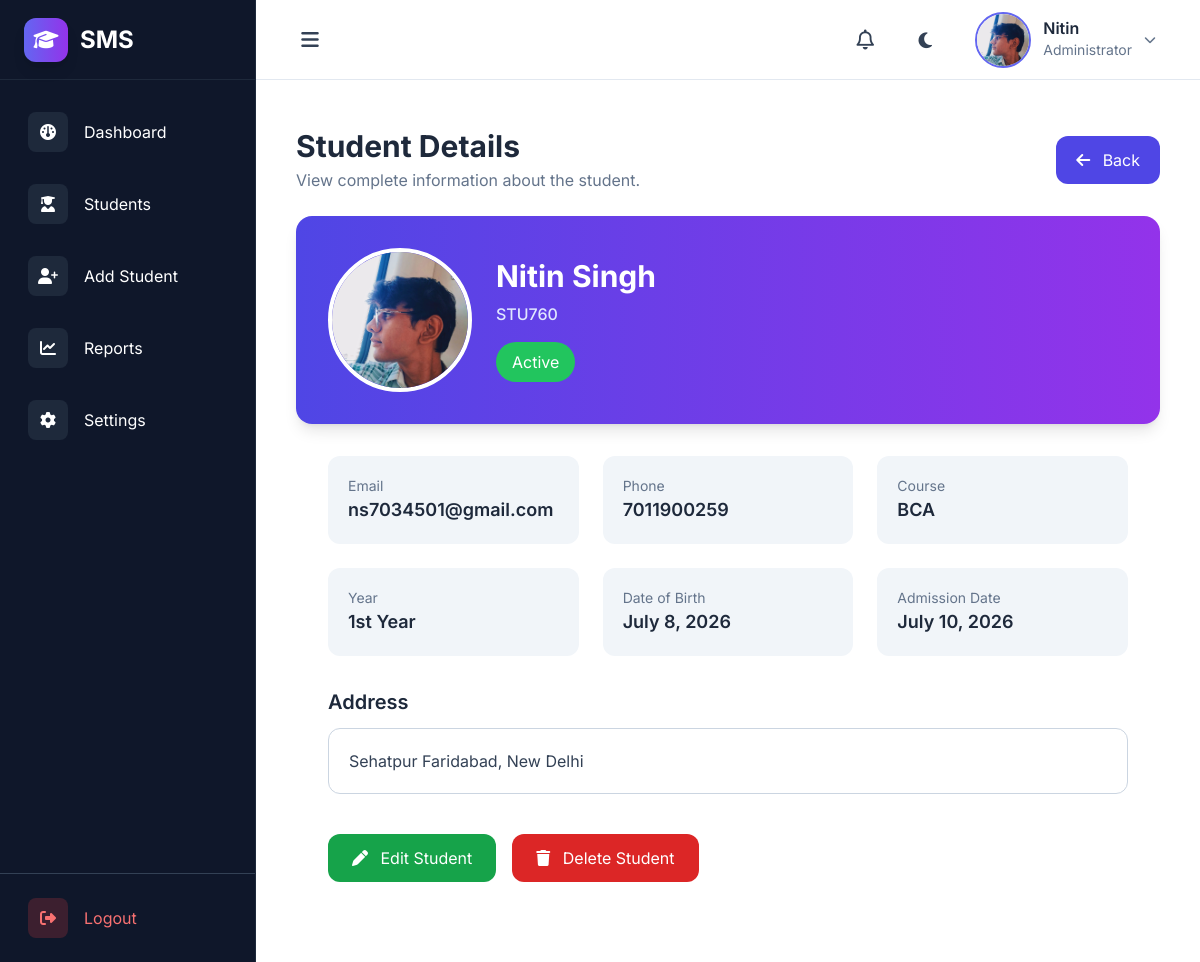
The page /student/1/ (signed in) on the database its author committed.
### MainApp/models.py (models this page shows, shortened)
class Student(models.Model):
    STATUS_CHOICES = [
        ("Active", "Active"),
        ("Inactive", "Inactive"),
    ]
    YEAR_CHOICES = [
        ('1st Year', '1st Year'),
        ('2nd Year', '2nd Year'),
        ('3rd Year', '3rd Year'),
        ('4th Year', '4th Year'),
    ]
    COURSES = [('BCA','BCA'),('B.Tech','B.Tech'),('MCA','MCA'),('BBA','BBA'),('MBA','MBA')]
    name = models.CharField(max_length=100)
    email = models.EmailField()
    student_id = models.CharField(max_length=20, unique=True)
    photo = models.ImageField(upload_to="students/", blank=True, null=True)
    courses = models.CharField(max_length=50, choices=COURSES)
    phone = models.CharField(max_length=10)
    year = models.CharField(
        max_length=20,
        choices=YEAR_CHOICES,
        default="1st Year"
    )
    date_of_birth = models.DateField()
    created_at = models.DateField(auto_now_add=True)
    status = models.CharField(
        max_length=20,
        choices=STATUS_CHOICES,
        default="Active"
    )
    address = models.TextField(blank=True, null=True)

### MainApp/views.py (the view)
# urls.py: path("student/<int:id>/", views.view_student, name="view_student"),
def view_student(request,id):
    student = Student.objects.get(id=id)
    return render(request, "view_student.html", {"student":student})

### MainApp/context_processors.py (called while the page is built)
def notifications(request):
    if request.user.is_authenticated:
        activitys = Activity.objects.all()[:5]
        unread_count = activitys.count()
        return {
            "notifications": activitys,
            "notification_count": unread_count,
        }
    return {}

### MainApp/templates/view_student.html
{% extends 'base.html' %}
{% block content %}
<div class="max-w-6xl mx-auto px-4 py-4">
    <div class="flex items-center justify-between mb-6">
        <div>
            <h1 class="text-3xl font-bold text-slate-800 dark:text-white">
                Student Details
            </h1>
            <p class="text-slate-500 dark:text-slate-400 mt-1">
                View complete information about the student.
            </p>
        </div>
        <a href="{% url 'students' %}"
            class="px-5 py-3 rounded-xl bg-indigo-600 hover:bg-indigo-700 text-white transition">
            <i class="fa-solid fa-arrow-left mr-2"></i>
            Back
        </a>
    </div>
    <div class="bg-white dark:bg-slate-800 rounded-2xl shadow-lg overflow-hidden">
        <div class="bg-gradient-to-r from-indigo-600 to-purple-600 p-8">
            <div class="flex flex-col md:flex-row items-center gap-6">
                {% if student.photo %}
                <img src="{{ student.photo.url }}" class="w-36 h-36 rounded-full border-4 border-white object-cover">
                {% else %}
                <img src="https://ui-avatars.com/api/?name={{ student.name }}"
                    class="w-36 h-36 rounded-full border-4 border-white">
                {% endif %}
                <div class="text-center md:text-left">
                    <h2 class="text-3xl font-bold text-white">
                        {{ student.name }}
                    </h2>
                    <p class="font-sm font-medium text-indigo-100 mt-2">
                        {{ student.student_id }}
                    </p>
                    <span class="inline-block mt-4 px-4 py-2 rounded-full  {% if student.status == 'Active' %}
                    bg-green-500 text-white
                    {% else %}
                    bg-red-500 text-white
                    {% endif %}">
                        {{ student.status }}</span>
                </div>
            </div>
        </div>
    </div>
    <div class="p-8">
        <div class="grid grid-cols-1 md:grid-cols-2 lg:grid-cols-3 gap-6">
            <div class="bg-slate-100 dark:bg-slate-700 p-5 rounded-xl">
                <p class="text-sm text-slate-500">Email</p>
                <h3 class="font-semibold text-lg dark:text-white">
                    {{ student.email }}
                </h3>
            </div>
            <div class="bg-slate-100 dark:bg-slate-700 p-5 rounded-xl">
                <p class="text-sm text-slate-500">Phone</p>
                <h3 class="font-semibold text-lg dark:text-white">
                    {{ student.phone }}
                </h3>
            </div>
            <div class="bg-slate-100 dark:bg-slate-700 p-5 rounded-xl">
                <p class="text-sm text-slate-500">Course</p>
                <h3 class="font-semibold text-lg dark:text-white">
                    {{ student.courses }}
                </h3>
            </div>
            <div class="bg-slate-100 dark:bg-slate-700 p-5 rounded-xl">
                <p class="text-sm text-slate-500">Year</p>
                <h3 class="font-semibold text-lg dark:text-white">
                    {{ student.year }}
                </h3>
            </div>
            <div class="bg-slate-100 dark:bg-slate-700 p-5 rounded-xl">
                <p class="text-sm text-slate-500">Date of Birth</p>
                <h3 class="font-semibold text-lg dark:text-white">
                    {{ student.date_of_birth }}
                </h3>
            </div>
            <div class="bg-slate-100 dark:bg-slate-700 p-5 rounded-xl">
                <p class="text-sm text-slate-500">Admission Date</p>
                <h3 class="font-semibold text-lg dark:text-white">
                    {{ student.created_at }}
                </h3>
            </div>
        </div>
        <div class="mt-8">
            <h3 class="text-xl font-semibold mb-3 dark:text-white ">Address</h3>
            <div class="border border-slate-300 dark:border-slate-600 bg-white dark:bg-slate-700 rounded-xl p-5">
                <p class="text-slate-700 dark:text-white">{{ student.address }}</p>
            </div>
        </div>
        <div class="mt-10 flex gap-4">
            <a href="#"
                class="px-6 py-3 rounded-xl bg-green-600 hover:bg-green-700 text-white">
                <i class="fa-solid fa-pen mr-2"></i>
                Edit Student
            </a>
            <a href="#"
                class="px-6 py-3 rounded-xl bg-red-600 hover:bg-red-700 text-white">
                <i class="fa-solid fa-trash mr-2"></i>
                Delete Student
            </a>
        </div>
    </div>
</div>
{% endblock %}

### MainApp/templates/components/navbar.html (shortened to what this page needs)
{% load static %}
<header
  class="h-20 bg-white dark:bg-slate-900 border-b border-slate-200 dark:border-slate-700 flex items-center justify-between px-4 sm:px-6 lg:px-8 shrink-0 transition-colors duration-300 shadow-sm">
  <div class="flex items-center gap-4">
    <button id="toggleBtn"
      class="w-11 h-11 rounded-xl hover:bg-slate-100 dark:hover:bg-slate-800 transition flex items-center justify-center cursor-pointer">
      <i class="fa-solid fa-bars text-xl text-slate-700 dark:text-slate-200"></i>
    </button>
  </div>
  <div class="flex items-center gap-2 sm:gap-4">
    <div class="relative">
      <button onclick="toggleNotification()"
        class="relative w-11 h-11 rounded-xl hover:bg-slate-100 dark:hover:bg-slate-800 transition flex items-center justify-center">
        <i class="fa-regular fa-bell text-xl text-slate-700 dark:text-slate-200"></i>
      </button>
    </div>
    <button
      class="myToggleBtn w-11 h-11 rounded-xl hover:bg-slate-100 dark:hover:bg-slate-800 transition flex items-center justify-center">
      <i class="fa-solid fa-moon theme_icon text-lg text-slate-700 dark:text-yellow-400"></i>
    </button>
    <div class="relative">
      <button onclick="toggleProfileMenu()"
        class="flex items-center gap-3 rounded-xl px-2 sm:px-3 py-2 hover:bg-slate-100 dark:hover:bg-slate-800 transition">
        <div>
          {% if settings.profile_image %}
          <img src="{{ settings.profile_image.url }}"
            class="w-14 h-14 rounded-full object-cover border-2 border-indigo-500">
          {% else %}
          <img src="{% static 'Images/user.jpg' %}"
            class="w-14 h-14 rounded-full object-cover border-2 border-indigo-500">
          {% endif %}
        </div>
        <div class="hidden lg:block text-left">
          <h4 class="font-semibold text-slate-800 dark:text-white leading-none">
            {{ request.user.first_name }}
          </h4>
          <p class="text-sm text-slate-500 dark:text-slate-400 mt-1">
            Administrator
          </p>
        </div>
        <i class="fa-solid fa-chevron-down text-xs text-slate-500 dark:text-slate-300 hidden sm:block"></i>
      </button>
    </div>
  </div>
</header>

### MainApp/static/src/style.css (style rules this page uses)
* { transition: background-color 0.4s ease, color 0.4s ease, border-color 0.4s ease, box-shadow 0.4s ease; }
html { scroll-behavior: smooth; }
body { font-family: "Inter", sans-serif; background: #f8fafc; color: #0f172a; }

### rows shown on the page
Student: photo (picture), name "Nitin Singh", student_id "STU760", status "Active", email "ns7034501@gmail.com", phone "7011900259", courses "BCA", year "1st Year", date_of_birth "July 8, 2026", created_at "July 10, 2026", address "Sehatpur Faridabad, New Delhi"

### other values the page prints
{{ request.user.first_name }} "Nitin"
